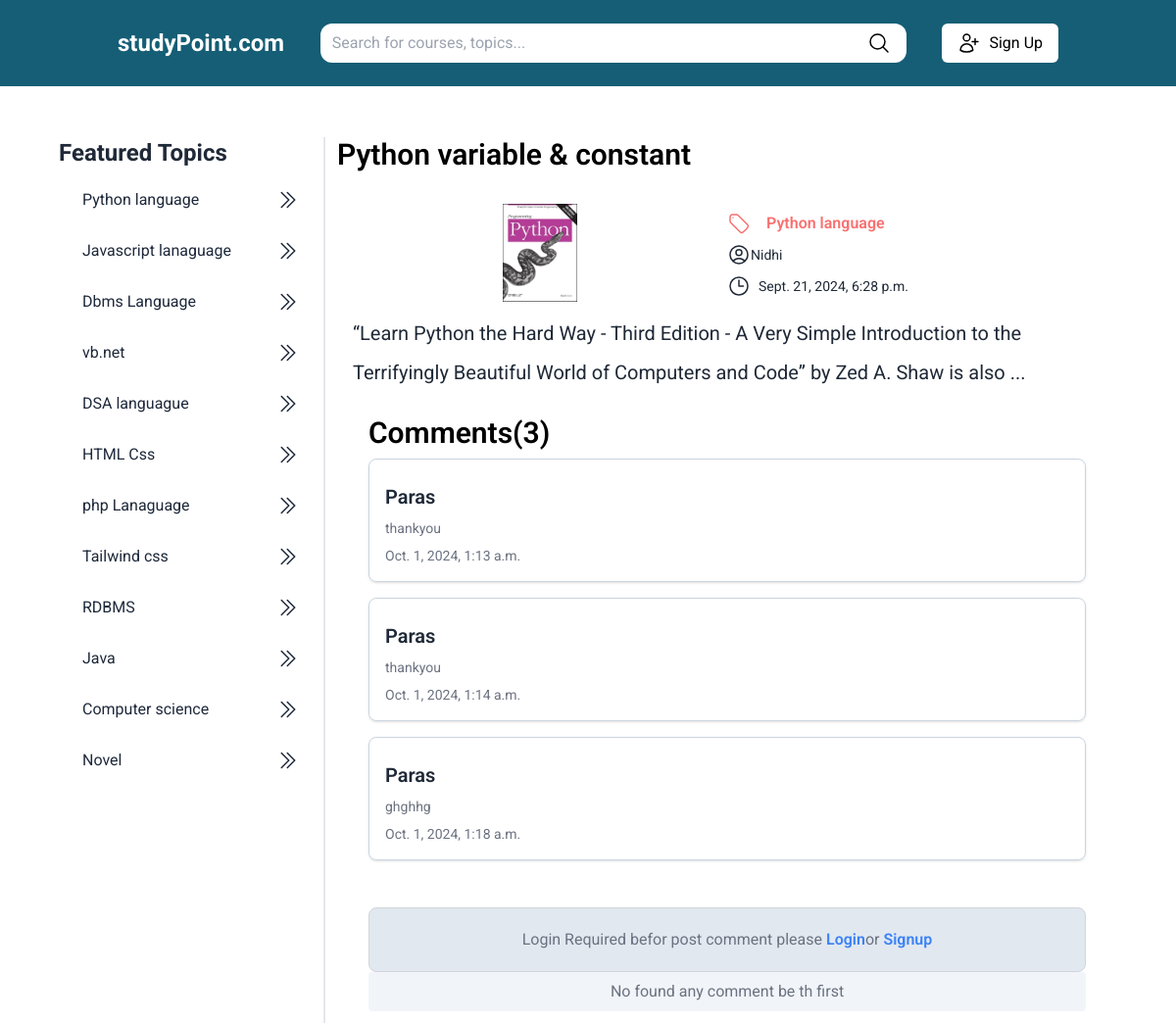
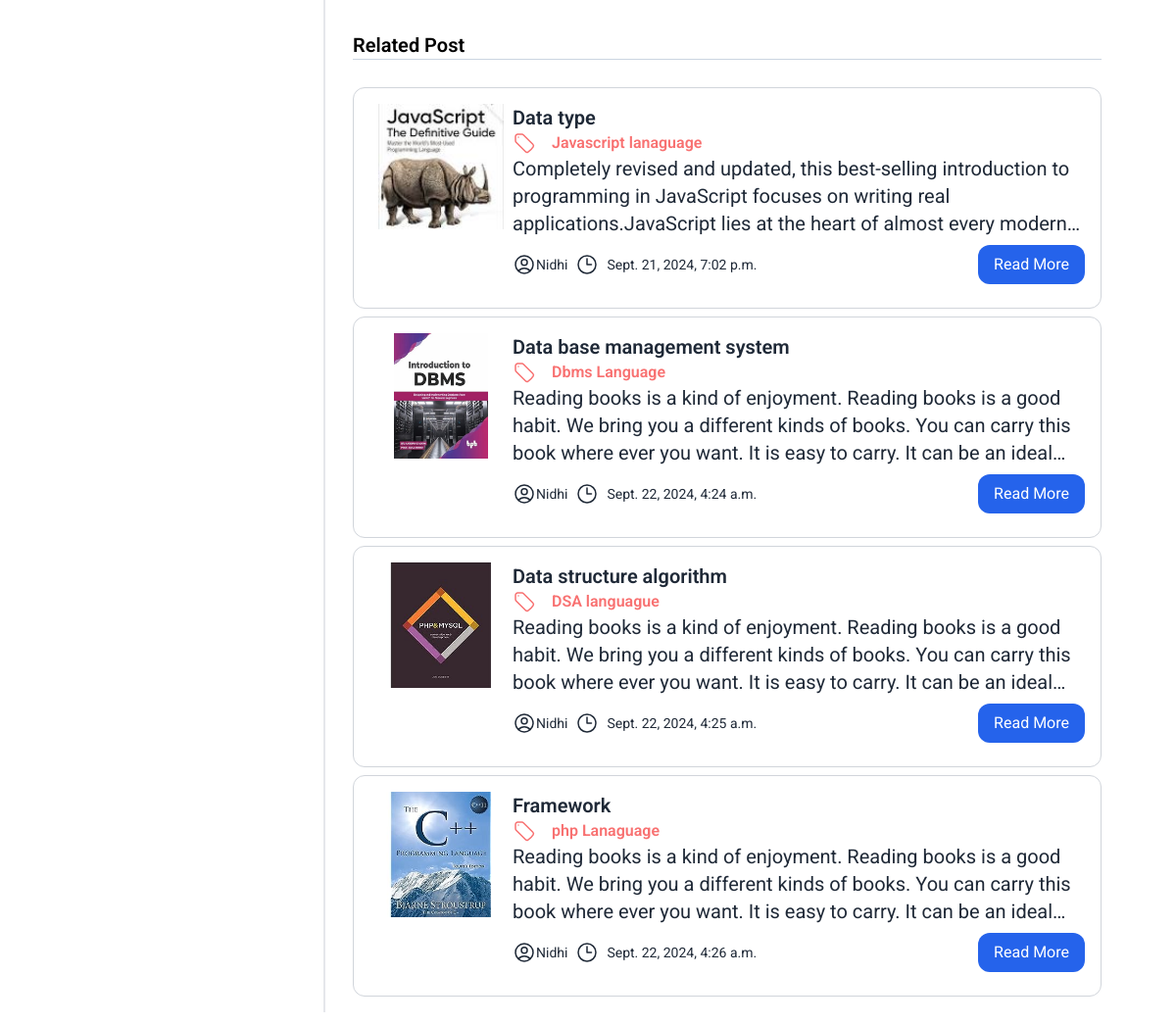
The app's page /show/1 with its own data (2 pictures, top to bottom).
### cms/models.py (models this page shows, shortened)
class Topic(models.Model):
    name = models.CharField(max_length=200)
    description = models.TextField()
    created_at = models.DateTimeField(auto_now_add=True)

class Content(models.Model):
    topic = models.ForeignKey(Topic, on_delete=models.CASCADE)
    title= models.CharField(max_length=200)
    content= models.TextField()
    created_at = models.DateTimeField(auto_now_add=True)
    feature_image = models.ImageField(upload_to="content/")
    author = models.ForeignKey(User, on_delete=models.SET_NULL, blank=True, null=True)

class Comment(models.Model):
    content_id = models.ForeignKey(Content,on_delete=models.CASCADE)
    user_id= models.ForeignKey(User,on_delete=models.CASCADE)
    comment = models.TextField()
    created_at = models.DateTimeField(auto_now_add=True)

### cms/views.py (the view)
# urls.py: path("show/<int:content_id>", showPost, name="show"),
def showPost(request,content_id):
    post = Content.objects.get(pk=content_id)
    data= {}
    data['title'] = post.title
    data['categories'] = Topic.objects.all()
    data['post'] = post
    data['relatedPost'] = Content.objects.exclude(pk=content_id)
    data['comments'] = Comment.objects.filter(content_id=content_id)
    return render(request, 'show-post.html', data)

### templates/show-post.html (shortened to what this page needs)
{% extends 'base.html' %}
{% block "content" %}
<div class="flex flex-1">
    <h3 class="text-black font-semibold text-3xl">{{title}}</h3>
</div>
<div class="flex flex-1 flex-col mt-4">
    <div class=" flex-1 flex-col flex gap-2 p-4">
        <div class="flex ">
            <div class="flex-1 items-center">
                <img class="object-contain w-full h-[100px]" src="{{ post.feature_image.url }}" alt="post Image">
            </div>
            <div class="flex-1">
                <div class="flex flex-1 my-2">
                    <h3 class=" font-semibold flex items-center text-gray-800 gap-4  text-red-400">
                        {{post.topic.name}}
                    </h3>
                </div>
                <div class="flex  flex-col justify-between gap-2 my-2">
                    <span class="text-sm text-gray-800 flex items-center">
                        {{post.author}}</span>
                    <div class="flex">
                        <span class="text-sm text-gray-800  flex gap-2 items-center">
                            <svg xmlns="http://www.w3.org/2000/svg" fill="none" viewBox="0 0 24 24" stroke-width="1.5"
                                stroke="currentColor" class="size-6">
                                <path stroke-linecap="round" stroke-linejoin="round"
                                    d="M12 6v6h4.5m4.5 0a9 9 0 1 1-18 0 9 9 0 0 1 18 0Z" />
                            </svg>
                            {{post.created_at}}</span>
                    </div>
                </div>
            </div>
        </div>
        <div class="flex">
            <p class="text-gray-800 leading-loose text-xl">{{post.content}}</p>
            </div>
            <div class="flex flex-1 flex-col  overflow-y-scroll p-4" >
                <h3 class="text-3xl font-semibold">Comments({{comments|length}})</h3>
                {% for comment in comments %}
                <div class="flex p-4 border my-2 border-slate-300 rounded-lg shadow">
                    <div class="flex-1 ">
                        <h3 class="text-xl my-2 font-semibold text-gray-800">{{comment.user_id}}</h3>
                        <p class="text-sm my-2 text-gray-500">{{comment.comment}}</p>
                        <p class="text-sm text-gray-500">{{comment.created_at}}</p>
                    </div>
                </div>
                {% endfor %}
                {% if request.user.is_authenticated %}
                    <form method="POST" action="{% url 'saveComment' post.id %}" class="p-4">
                        {% csrf_token %}
                        <div class="flex">
                            <textarea class="flex-1 p-2 border border-gray-300 rounded-lg" name="comment"
                            placeholder="Write a comment..."></textarea>
                            <button class="flex-[0.1] p-2 bg-blue-600 text-white rounded-lg hover:bg-blue-600">post</button>
                        </div>
                    </form>
                    {% else %}
                    <p class="text-center text-gray-500 p-5 bg-slate-200 gap-6 mt-10 rounded-lg border border-gray-300">
                        Login Required befor post comment please
                    <a href="{% url 'login' %}" class="text-blue-500 hover:underline font-semibold">Login</a>or <a href="{% url 'register' %}"class="text-blue-500 hover:underline font-semibold">Signup</a>
                </p>
                    {% endif %}
                {% if not comment|length %}
                <div class="bg-slate-100 px-3 py-2 rounded flex-1 h-48">
                    <p class="text-center text-gray-500">No found any comment be th first</p>
                </div>
                {% endif %}
            </div>
            <div class="flex flex-1 my-5">
                <h3 class="text-xl font-semibold border-b  border-slate-300 w-full">Related Post</h3>
            </div>
            {% for post in relatedPost %}
            <div class="flex p-4 border rounded-xl border-gray-300">
                <div class="flex-1 items-center">
                    <img class="object-contain w-full h-32" src="{{ post.feature_image.url }}" alt="post Image">
                </div>
                <div class="flex-[4]">
                    <h3 class=" font-semibold text-gray-800 text-xl">{{post.title}}</h3>
                    <h3 class=" font-semibold flex items-center text-gray-800 gap-4  text-red-400">
                          {{post.topic.name}}</h3>
                    <p class="text-gray-800 text-xl line-clamp-3">{{post.content}}</p>
                    <div class="flex items-center justify-between my-2">
                        <span class="text-sm text-gray-800 flex items-center">
                          {{post.author}}</span>
                        <div class="flex">
                            <span class="text-sm text-gray-800 ml-2 flex gap-2 items-center">
                              <svg xmlns="http://www.w3.org/2000/svg" fill="none" viewBox="0 0 24 24" stroke-width="1.5" stroke="currentColor" class="size-6">
                                <path stroke-linecap="round" stroke-linejoin="round" d="M12 6v6h4.5m4.5 0a9 9 0 1 1-18 0 9 9 0 0 1 18 0Z" />
                              </svg>
                                {{post.created_at}}</span>
                        </div>
                        <div class="flex flex-1 justify-end ">
                            <a href="{% url 'show' post.id%}" class="text-white px-4 py-2 bg-blue-600 hover:bg-red-900 rounded-xl">Read More</a>
                        </div>
                    </div>
                </div>
            </div>
            {% endfor %}
        </div>
   </div>
</div>
{% endblock %}

### templates/base.html (shortened to what this page needs)
<!DOCTYPE html>
<html lang="en">
<head>
    <script src="https://cdn.tailwindcss.com"></script>
</head>
<body>
    <div class="flex flex-1 bg-cyan-800 py-6 px-[10%]  justify-between items-center">
        <a href="{% url 'homepage' %}">
            <h1 class=" text-2xl font-bold text-white"> studyPoint.com</h1>
        </a>
        <form action="{% url 'search' %}" method="get" class="flex bg-white rounded-xl">
            <input type="text" name="q" placeholder="Search for courses, topics..." size="60"
                class="bg-transparent w-full px-3 py-2 rounded-md focus:outline-none" />
            <button type="submit" class="px-4 py-2 round-md">
                <svg xmlns="http://www.w3.org/2000/svg" fill="none" viewBox="0 0 24 24" stroke-width="1.5"
                    stroke="currentColor" class="size-6">
                    <path stroke-linecap="round" stroke-linejoin="round"
                        d="m21 21-5.197-5.197m0 0A7.5 7.5 0 1 0 5.196 5.196a7.5 7.5 0 0 0 10.607 10.607Z" />
                </svg>
            </button>
        </form>
        <div class="flex  items-center gap-4">
           {% if user.is_authenticated %}
        <a href="{% url 'login' %}" class="px-4 mr-2 py-2 rounded-md text-white flex items-center gap-2 hover:bg-red-900">
            <svg xmlns="http://www.w3.org/2000/svg" fill="none" viewBox="0 0 24 24" stroke-width="1.5"
                stroke="currentColor" class="size-6">
                <path stroke-linecap="round" stroke-linejoin="round"
                    d="M17.982 18.725A7.488 7.488 0 0 0 12 15.75a7.488 7.488 0 0 0-5.982 2.975m11.963 0a9 9 0 1 0-11.963 0m11.963 0A8.966 8.966 0 0 1 12 21a8.966 8.966 0 0 1-5.982-2.275M15 9.75a3 3 0 1 1-6 0 3 3 0 0 1 6 0Z" />
            </svg>
            {{user.username}}
        </a>
        <a href="{% url 'logout' %}" class="px-4 py-2 rounded-md text-black bg-white flex items-center gap-2 hover:bg-red-900">
            <svg xmlns="http://www.w3.org/2000/svg" fill="none" viewBox="0 0 24 24" stroke-width="1.5"
                stroke="currentColor" class="size-6">
                <path stroke-linecap="round" stroke-linejoin="round"
                    d="M17.982 18.725A7.488 7.488 0 0 0 12 15.75a7.488 7.488 0 0 0-5.982 2.975m11.963 0a9 9 0 1 0-11.963 0m11.963 0A8.966 8.966 0 0 1 12 21a8.966 8.966 0 0 1-5.982-2.275M15 9.75a3 3 0 1 1-6 0 3 3 0 0 1 6 0Z" />
            </svg>
            Logout
        </a>
        {% else %}
        <a href="{% url 'register' %}" class="px-4 py-2 rounded-md flex items-center gap-2 text-black bg-white hover:bg-red-900">
            Sign Up</a>
           {% endif %}
        </div>
    </div>
    <div class="flex flex-1 py-3 mt-10 px-[5%] divide-x-2">
        <div class="w-3/12">
            <h2 class="text-2xl font-bold text-gray-800">Featured Topics</h2>
            <div class="flex flex-col p-3 gap-3">
                {% for cat in categories %}
                <a href="{% url 'filter' cat.id %}"
                    class="text-slate-800   px-3 py-2 w-full flex  justify-between items-center rounded-xl hover:bg-slate-200">
                    <span class="truncate"> {{cat.name}}</span>
                    <svg xmlns="http://www.w3.org/2000/svg" fill="none" viewBox="0 0 24 24" stroke-width="1.5"
                        stroke="currentColor" class="size-6">
                        <path stroke-linecap="round" stroke-linejoin="round"
                            d="m5.25 4.5 7.5 7.5-7.5 7.5m6-15 7.5 7.5-7.5 7.5" />
                    </svg>
                </a>
                {% endfor %}
            </div>
        </div>
        <div class="w-9/12 pl-3">
            <div class="">
                {% block "content" %}
                {% endblock %}
            </div>
        </div>
</body>
</html>

### templates/base.html (style rules this page uses)
* { font-family: "Roboto", system-ui!important; }

### records on screen
Topic: name "Python language"
Topic: name "Javascript lanaguage"
Topic: name "Dbms Language"
Topic: name "vb.net"
Topic: name "DSA languague"
Topic: name "HTML Css"
Topic: name "php Lanaguage"
Topic: name "Tailwind css"
Topic: name "RDBMS"
Topic: name "Java"
Topic: name "Computer science"
Topic: name "Novel"
Content: title "Python variable & constant", feature_image (picture), topic.name "Python language", author "Nidhi", created_at "Sept. 21, 2024, 6:28 p.m.", content "“Learn Python the Hard Way - Third Edition - A Very Simple Introduction to the Terrifyingly Beautiful World of Computers and Code” by Zed A. Shaw is also ..."
Comment: user_id "Paras", comment "thankyou", created_at "Oct. 1, 2024, 1:13 a.m."
Comment: user_id "Paras", comment "thankyou", created_at "Oct. 1, 2024, 1:14 a.m."
Comment: user_id "Paras", comment "ghghhg", created_at "Oct. 1, 2024, 1:18 a.m."
Content: feature_image (picture), title "Data type", topic.name "Javascript lanaguage", content "Completely revised and updated, this best-selling introduction to programming in JavaScript focuses on writing real applications.JavaScript lies at the heart of almost every…", author "Nidhi", created_at "Sept. 21, 2024, 7:02 p.m."
Content: feature_image (picture), title "Data base management system", topic.name "Dbms Language", content "Reading books is a kind of enjoyment. Reading books is a good habit. We bring you a different kinds of books. You can carry this book where ever you want. It is easy to carry. It can be an…", author "Nidhi", created_at "Sept. 22, 2024, 4:24 a.m."
Content: feature_image (picture), title "Data structure algorithm", topic.name "DSA languague", content "Reading books is a kind of enjoyment. Reading books is a good habit. We bring you a different kinds of books. You can carry this book where ever you want. It is easy to carry. It can be an…", author "Nidhi", created_at "Sept. 22, 2024, 4:25 a.m."
Content: feature_image (picture), title "Framework", topic.name "php Lanaguage", content "Reading books is a kind of enjoyment. Reading books is a good habit. We bring you a different kinds of books. You can carry this book where ever you want. It is easy to carry. It can be an…", author "Nidhi", created_at "Sept. 22, 2024, 4:26 a.m."

### other values on screen
{{ comments|length }} "3"
